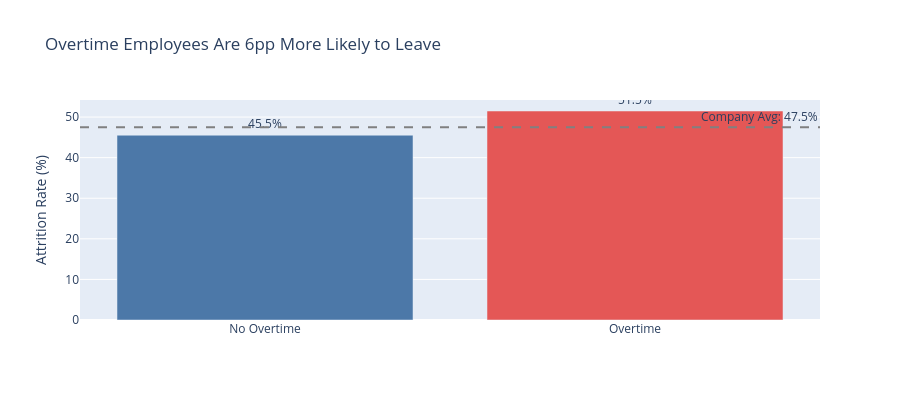

Source (notebook cell):
### Markdown cell above
Question 2

### Code cell
ot_attrition = df.groupby("overtime")["attrition"].mean() * 100
ot_counts = df.groupby("overtime")["attrition"].agg(["count", "sum"])
ot_counts.index = ["No Overtime", "Overtime"]
ot_counts.columns = ["Total", "Left"]

no_ot_rate = ot_attrition.iloc[0]
ot_rate = ot_attrition.iloc[1]
gap = ot_rate - no_ot_rate

print(f"No Overtime Attrition: {no_ot_rate:.1f}%")
print(f"Overtime Attrition: {ot_rate:.1f}%")
print(f"Gap: {gap:.1f} percentage points")

fig = go.Figure()
fig.add_trace(go.Bar(
    x=["No Overtime", "Overtime"],
    y=[no_ot_rate, ot_rate],
    text=[f"{no_ot_rate:.1f}%", f"{ot_rate:.1f}%"],
    textposition="outside",
    marker_color=["#4C78A8", "#E45756"],
    name="Attrition Rate"
))
fig.add_hline(y=overall_rate, line_dash="dash", line_color="gray",
              annotation_text=f"Company Avg: {overall_rate:.1f}%")
fig.update_layout(
    title=f"Overtime Employees Are {gap:.0f}pp More Likely to Leave",
    yaxis_title="Attrition Rate (%)",
    xaxis_title="",
    height=400,
    showlegend=False
)
fig.show()

print(f"\nInsight: Overtime workers leave at {ot_rate:.1f}% vs {no_ot_rate:.1f}% — a {gap:.1f}pp gap.")
print(f"That's roughly {gap/no_ot_rate*100:.0f}% higher relative risk.")
print("While overtime alone isn't the biggest driver, it amplifies burnout when combined with poor work-life balance.")
print("\nAction: HR should audit teams with chronic overtime (>3 months consecutive).")
print("Cap mandatory overtime and offer comp time or flex days to high-overtime teams.")

### Figure 1 — Plotly figure (JSON) as saved in the notebook; plotly's stock layout.template omitted (floating-point values rounded to 4 significant figures)
{"data": [{"marker": {"color": ["#4C78A8", "#E45756"]}, "name": "Attrition Rate", "text": ["45.5%", "51.5%"], "textposition": "outside", "type": "bar", "x": ["No Overtime", "Overtime"], "y": [45.53, 51.49]}], "layout": {"annotations": [{"showarrow": false, "text": "Company Avg: 47.5%", "x": 1, "xanchor": "right", "xref": "x domain", "y": 47.48, "yanchor": "bottom", "yref": "y"}], "height": 400, "shapes": [{"line": {"color": "gray", "dash": "dash"}, "type": "line", "x0": 0, "x1": 1, "xref": "x domain", "y0": 47.48, "y1": 47.48, "yref": "y"}], "showlegend": false, "title": {"text": "Overtime Employees Are 6pp More Likely to Leave"}, "xaxis": {"title": {"text": ""}}, "yaxis": {"title": {"text": "Attrition Rate (%)"}}}}
